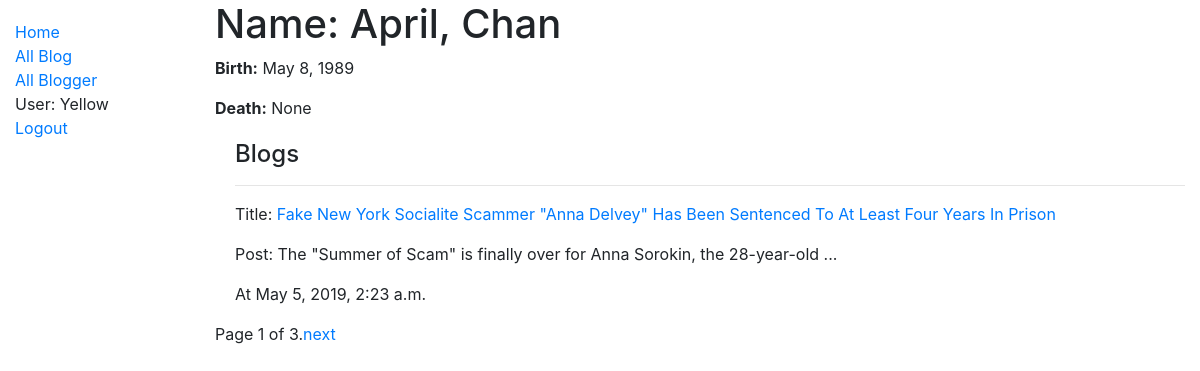
The page /blog/blogger/1 (signed in) on the database its author committed.
### blog/models.py (models this page shows, shortened)
class Blogger(models.Model):
    first_name = models.CharField(max_length=100)
    last_name = models.CharField(max_length=100)
    date_of_birth = models.DateField(null=True, blank=True)
    date_of_death = models.DateField('Died', null=True, blank=True)
    class Meta:
        ordering = ['last_name', 'first_name']

class Blog(models.Model):
    title = models.CharField(max_length=200)
    blogger = models.ForeignKey('Blogger', on_delete=models.SET_NULL, null=True)
    post = models.TextField(max_length=10000000, help_text='Enter a blog post')
    datetime = models.DateTimeField(null=False)
    class Meta:
        ordering = ['-datetime']
    def display_truncated_post(self):
        if len(self.post)>=72:
            return self.post[:71]+"..."
        else:
            return self.post
    def display_most_recent_comment(self):
        comment = "No " or Comment.objects.filter(blog=self.id)[0].content
        return comment
    display_most_recent_comment.short_description = 'Most Recent Comment'
    def get_absolute_url(self):
        return reverse('blog-detail', args=[str(self.id)])

### blog/views.py (the view)
# urls.py: path('blogger/<int:pk>', views.BloggerDetailView.as_view(), name='blogger-detail'),
class BloggerDetailView(generic.DetailView,MultipleObjectMixin):
    model = Blogger
    paginate_by = 1
    def get_context_data(self, **kwargs):
        object_list = Blog.objects.filter(blogger=self.object)
        context = super(BloggerDetailView, self).get_context_data(object_list=object_list, **kwargs)
        return context

### blog/templates/blog/blogger_detail.html
{% extends "base_generic.html" %}
{% block content %}
  <h1>Name: {{ blogger.first_name }}, {{blogger.last_name}}</h1>
  <p><strong>Birth:</strong> {{ blogger.date_of_birth }}</p>
  <p><strong>Death:</strong> {{ blogger.date_of_death }}</p>
  <div style="margin-left:20px;margin-top:20px">
    <h4>Blogs</h4>
    {% for blog in object_list %}
      <hr>
      <p>Title: <a href="{{blog.get_absolute_url}}">{{blog.title}}<a></p>
      <p>Post: {{blog.display_truncated_post}}</p>
      <p>At {{blog.datetime}}</p>
    {% endfor %}
  </div>
{% endblock %}

### blog/templates/base_generic.html (shortened to what this page needs)
<!DOCTYPE html>
<html lang="en">
<head>
  <link rel="stylesheet" href="https://stackpath.bootstrapcdn.com/bootstrap/4.1.3/css/bootstrap.min.css">
  {% load static %}
  <link rel="stylesheet" href="{% static 'css/styles.css' %}">
</head>
<body>
  <div class="container-fluid">
    <div class="row">
      <div class="col-sm-2">
      {% block sidebar %}
        <ul class="sidebar-nav">
          <li><a href="{% url 'index' %}">Home</a></li>
          <li><a href="{% url 'blogs' %}">All Blog</a></li>
          <li><a href="{% url 'bloggers' %}">All Blogger</a></li>
          {% if user.is_authenticated %}
            <li>User: {{ user.get_username }}</li>
            <li><a href="{% url 'logout'%}?next={{request.path}}">Logout</a></li>
          {% else %}
            <li><a href="{% url 'register'%}?next={{request.path}}">Register</a></li>
            <li><a href="{% url 'login'%}?next={{request.path}}">Login</a></li>
   {% endif %}
        </ul>
     {% endblock %}
      </div>
      <div class="col-sm-10 ">{% block content %}{% endblock %}
        {% block pagination %}
          {% if is_paginated %}
            <div class="pagination">
              <span class="page-links">
                <span class="page-current">
                    Page {{ page_obj.number }} of {{ page_obj.paginator.num_pages }}.
                </span>
                {% if page_obj.has_next %}
                    <a href="{{ request.path }}?page={{ page_obj.next_page_number }}">next</a>
                {% endif %}
                </span>
              </div>
            {% endif %}
          {% endblock %}
      </div>
    </div>
  </div>
</body>
</html>

### blog/static/css/styles.css (style rules this page uses)
.sidebar-nav { margin-top: 20px; padding: 0; list-style: none; }

### rows shown on the page
Blogger: first_name "April", last_name "Chan", date_of_birth "May 8, 1989", date_of_death "None"
Blog: title "Fake New York Socialite Scammer \"Anna Delvey\" Has Been Sentenced To At Least Four Years In Prison", display_truncated_post "The \"Summer of Scam\" is finally over for Anna Sorokin, the 28-year-old ...", datetime "May 5, 2019, 2:23 a.m."

### other values the page prints
{{ user.get_username }} "Yellow"
{{ page_obj.number }} "1"
{{ page_obj.paginator.num_pages }} "3"
